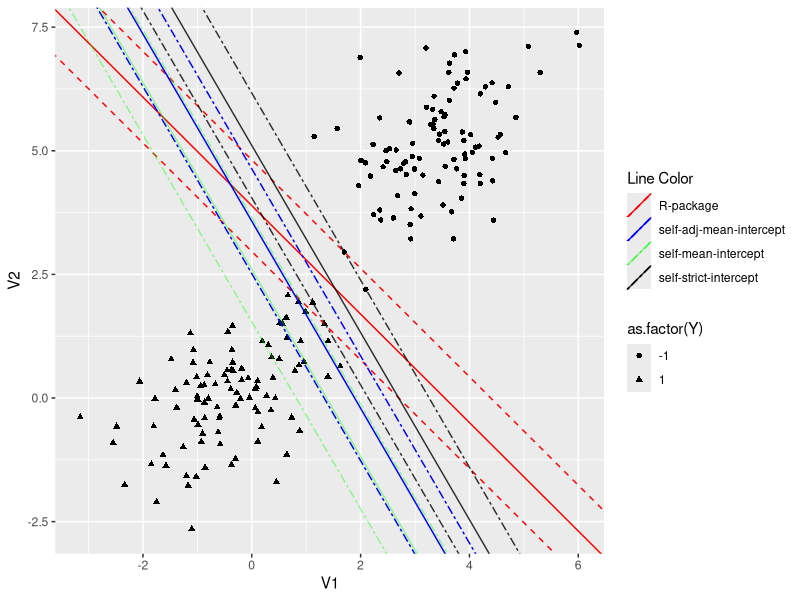

Here is the R script that generated this plot:
## ---- chunk 1
library(tidyverse)
## ---- chunk 2
library("quadprog")
library("e1071")

#train=dat
self_svm = function(train,Y){
get(Y)
train$Y = ifelse(train$Y=="1",1,-1)
# set the problem data and parameters
X <- as.matrix(train[,c(1,2)])
Y <- as.matrix(train$Y)
n <- nrow(Y)

eps <- 5e-8

# build  matrices needed for QP slover

Q = sapply(1:n, function(i) Y[i]*t(X)[,i])
D = t(Q)%*%Q
d = matrix(1, nrow=n)
b0 = rbind( matrix(0, nrow=1, ncol=1) , matrix(0, nrow=n, ncol=1) )
A = t(rbind(matrix(Y, nrow=1, ncol=n), diag(nrow=n)))

# modeling:
alpha = solve.QP(D+eps*diag(n) , d, A, b0, meq=1, factorized=FALSE)
  alpha = matrix(alpha$solution, nrow=n)
  nonzero =  abs(alpha)>1e-4
  beta = rowSums(sapply(which(nonzero), function(i) alpha[i]*Y[i]*X[i,]))
  X_sv = X[nonzero,]
  Y_sv = Y[nonzero,]
  beta0 <- -0.5*(min(X_sv[Y_sv==1,]%*%beta)+max(X_sv[Y_sv==-1,]%*%beta))
  beta0_mean = mean(sapply(which(nonzero), function(i) Y[i]-X[i,]%*%beta))
  beta0_adj_mean=0.5*(mean(Y_sv[Y_sv==1]-X_sv[Y_sv==1,]%*%beta)+mean(Y_sv[Y_sv==-1]-X_sv[Y_sv==-1,]%*%beta))
  return(beta=c(beta,beta0,beta0_mean,beta0_adj_mean))#beta0_min))
}

##compare
## ---- chunk 3
##compare with e1071
set.seed(333)
Sigma.matrix <- diag(c(1,1),2,2)
Sigma.matrix[1,2]=0.5
Sigma.matrix[2,1]=0.5
X1 =MASS::mvrnorm(n=100, c(-0.3,0), Sigma.matrix)%>%as.data.frame()
X2 =MASS::mvrnorm(n=100, c(3.5,5), Sigma.matrix)%>%as.data.frame()
Y = c(rep(1,100),rep(-1,100))
X_matrix = rbind(X1,X2)
dat = cbind(X_matrix,Y)



library(e1071)
dat = dat%>%mutate(Y=as.factor(Y))
svmfit = svm(Y ~ ., data = dat, kernel = "linear", scale = FALSE, type="C-classification")
print(svmfit)
coef(svmfit)
para_svm=coef(svmfit)
self_svm(dat,"Y")

##own try
self_svm(dat,"Y")
beta=self_svm(dat,"Y")[c(1,2)]
beta0 = self_svm(dat,"Y")[3]
beta0_mean=self_svm(dat, "Y")[4]
beta0_adj_mean=self_svm(dat,"Y")[5]


ggplot(dat, aes(x=V1, y=V2))+
  geom_point(aes(shape=as.factor(Y)))+geom_abline(aes(
  slope=-para_svm[2]/para_svm[3],
  intercept=-para_svm[1]/para_svm[3],
  color = "R-package")
) + geom_abline(aes(
  slope=-para_svm[2]/para_svm[3],
  intercept=-(para_svm[1]+1)/para_svm[3],
  color = "R-package"),
  linetype = "dashed"
)+ geom_abline(aes(
   slope=-para_svm[2]/para_svm[3],
  intercept=-(para_svm[1]-1)/para_svm[3],
  color = "R-package"),
  linetype = "dashed"
)+ geom_abline(aes(
  slope=-beta[1]/beta[2],
  intercept=-beta0/beta[2],
  color = "self-strict-intercept"),
  alpha = 0.8
) + geom_abline(aes(
  slope=-beta[1]/beta[2],
  intercept=-(beta0+1)/beta[2],
  color = "self-strict-intercept"),
  linetype = "twodash",
  alpha=0.8
)+ geom_abline(aes(
  slope=-beta[1]/beta[2],
  intercept=-(beta0-1)/beta[2],
  color = "self-strict-intercept"),
  linetype = "twodash",
  alpha=0.8
)+ geom_abline(aes(
  slope=-beta[1]/beta[2],
  intercept=-beta0_mean/beta[2],
  color = "self-mean-intercept"),
  alpha = 0.4
) + geom_abline(aes(
  slope=-beta[1]/beta[2],
  intercept=-(beta0_mean+1)/beta[2],
  color = "self-mean-intercept"),
  linetype = "twodash",
  alpha=0.4
)+ geom_abline(aes(
  slope=-beta[1]/beta[2],
  intercept=-(beta0_mean-1)/beta[2],
  color = "self-mean-intercept"),
  linetype = "twodash",
  alpha=0.4
) + geom_abline(aes(
  slope=-beta[1]/beta[2],
  intercept=-beta0_adj_mean/beta[2],
  color = "self-adj-mean-intercept"),
) + geom_abline(aes(
  slope=-beta[1]/beta[2],
  intercept=-(beta0_adj_mean+1)/beta[2],
  color = "self-adj-mean-intercept"),
  linetype = "twodash"
)+ geom_abline(aes(
  slope=-beta[1]/beta[2],
  intercept=-(beta0_adj_mean-1)/beta[2],
  color = "self-adj-mean-intercept"),
  linetype = "twodash"
) +scale_color_manual(name="Line Color",
    values=c("red","blue","green","black"))

